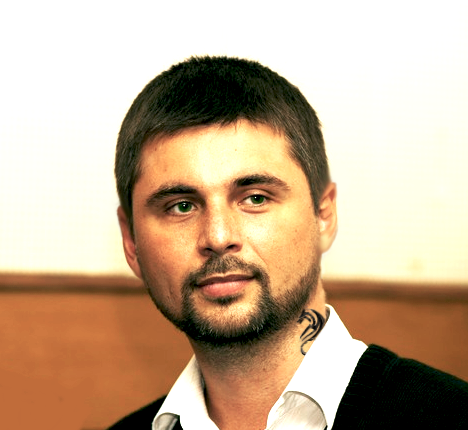
#> input picture Lesson4/Lesson 1.4.1/De.png, 468 x 430 px
$ python main.py --image De.png
#> lines starting #> are read from the running program, lines starting #| are printed output that depends on the picture
import numpy as np
import cv2
import argparse
import imutils

ap = argparse.ArgumentParser()
ap.add_argument('-i', '--image', required=True, help='Path to the image')
args = vars(ap.parse_args())

translate_matrix = np.float32([[1, 0, 25], [0, 1, 100]])  # right and down 100
# load image

image = cv2.imread(args['image'])
#> image is the input picture: shape (430, 468, 3); mean B, G, R 149.2, 174.4, 198.1
shifted_image = cv2.warpAffine(image, translate_matrix, dsize=(image.shape[1], image.shape[0]))
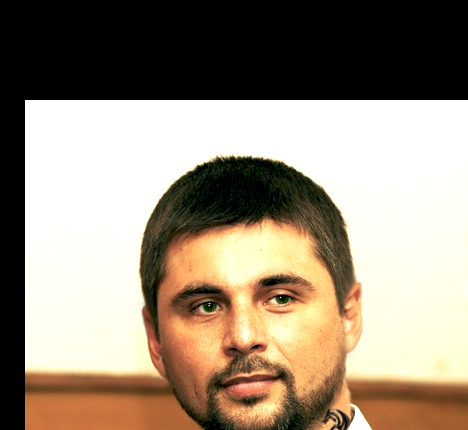
#> shifted_image: shape (430, 468, 3); mean B, G, R 122.4, 139.6, 153
cv2.imshow("Translated", shifted_image)
cv2.waitKey(0)

# this time we'll use imutils package

image = cv2.imread(args['image'])
shifted_image = imutils.translate(image, -100, -100)
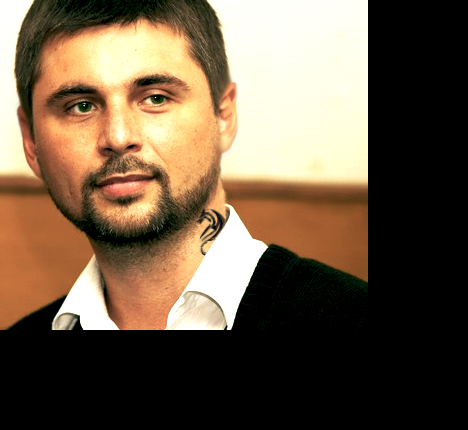
#> shifted_image: shape (430, 468, 3); mean B, G, R 71, 90.9, 108.5
cv2.imshow("Imutils", shifted_image)
cv2.waitKey(0)
